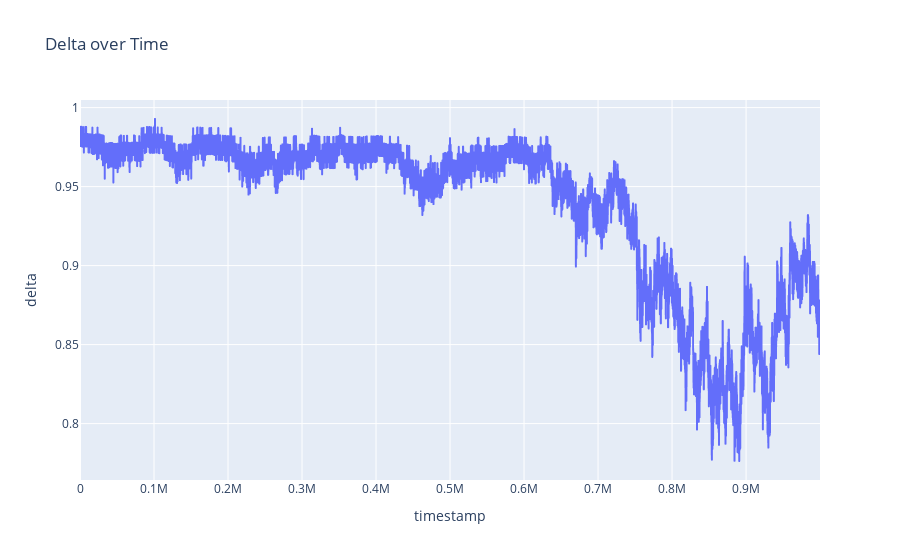

Notebook cell for this chart:
### Code cell
import plotly.express as px

fig = px.line(df_coconut_call, x='timestamp', y='delta', title='Delta over Time')
fig.show()

### Figure 1 — Plotly figure (JSON) as saved in the notebook; plotly's stock layout.template omitted (floating-point values rounded to 4 significant figures; data arrays with more than 128 entries replaced by an {"elided": "..."} marker saying what was removed)
{"data": [{"hovertemplate": "timestamp=%{x}<br>delta=%{y}<extra></extra>", "legendgroup": "", "line": {"color": "#636efa", "dash": "solid"}, "marker": {"symbol": "circle"}, "mode": "lines", "name": "", "showlegend": false, "type": "scattergl", "x": {"elided": "10000 int values"}, "xaxis": "x", "y": {"elided": "10000 float values"}, "yaxis": "y"}], "layout": {"legend": {"tracegroupgap": 0}, "title": {"text": "Delta over Time"}, "xaxis": {"anchor": "y", "domain": [0, 1], "title": {"text": "timestamp"}}, "yaxis": {"anchor": "x", "domain": [0, 1], "title": {"text": "delta"}}}}
